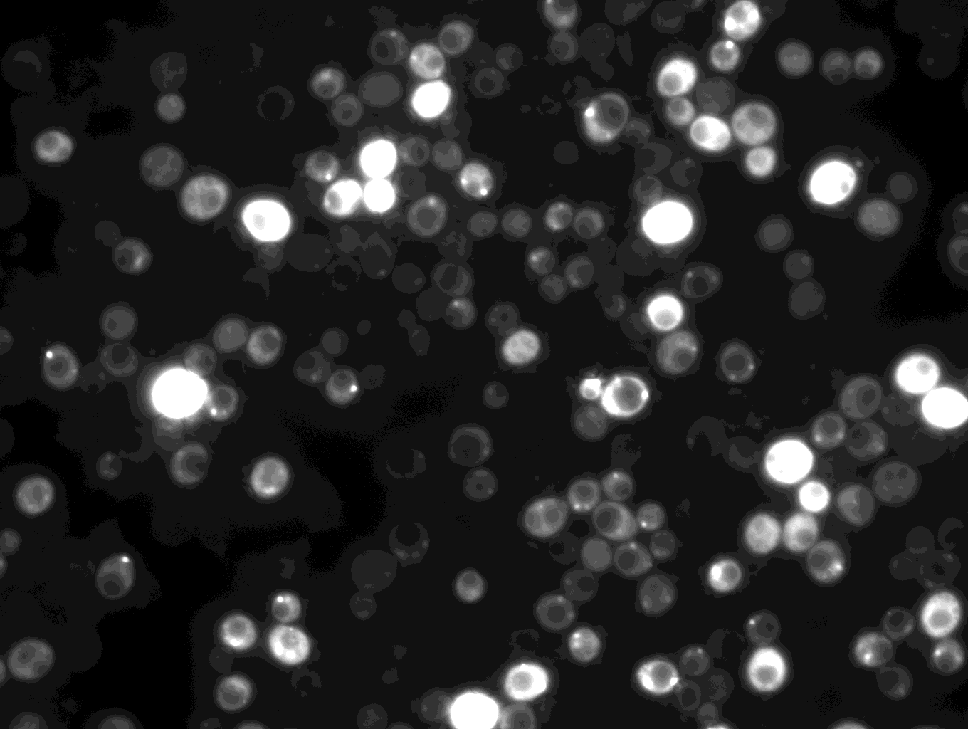
#> input picture 2 quarter/13901.tif, 968 x 729 px, shrunk from 1360 x 1024 before the run
$ python H09ImageAsArrays.py
#> lines starting #> are read from the running program, lines starting #| are printed output that depends on the picture

import numpy as np
import matplotlib.pyplot as plt
import random
from skimage import io

def singleDot():
    """creates a 2D numpy array "single_dot" with all values corresponding to 0
    assigns the X10 Y10 element the value of 1
    renders the array in a greyscale"""
    single_dot = np.zeros((20,20))
    single_dot[10,10] = 1
    return single_dot
def randomDots():
    """creates a 2D numpy array "random_dots" with all values corresponding to 0
    loops through every pixel and assigns them a random integer between 0 and 255
    renders the array in a greyscale"""
    random_dots = np.zeros((20,20))
    for x in range(20):
        for y in range(20):
            random_dots[x, y] = random.randrange(0,255)
    print(random_dots)
    return random_dots

#reads the url via skimage
image = io.imread('13901.tif')
#> image is the input picture: shape (729, 968) uint16; min 194, max 4095, mean 719.9
#confirms shape and image type
print(image.shape)
#| (729, 968)
print(type(image))
#| <class 'numpy.ndarray'>

def crop_image(image, r1, r2, c1, c2):
    """this function crops the image to the specified dimensions r1, r2, c1, c2"""
#> called with r1 = 100, r2 = 300, c1 = 100, c2 = 300
    return image[r1:r2, c1:c2]
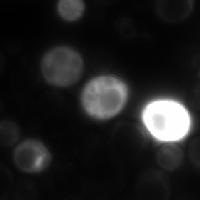
#> returned value: shape (200, 200) uint16; min 224, max 4095, mean 702; drawn with min black and max white
#new array made from the returned cropped "image" array
cropped = crop_image(image, 100, 300, 100, 300)

#adds a number 5 to the original array?
image = image + 5

#renders the image
plt.imshow(singleDot(), cmap='gray')
plt.show()
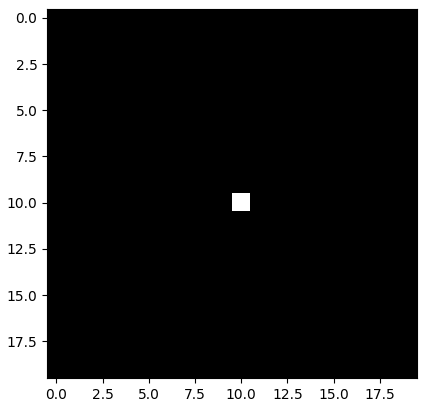
#> figure drawn by matplotlib, 1 panel
plt.imshow(randomDots(), cmap='gray')
plt.show()
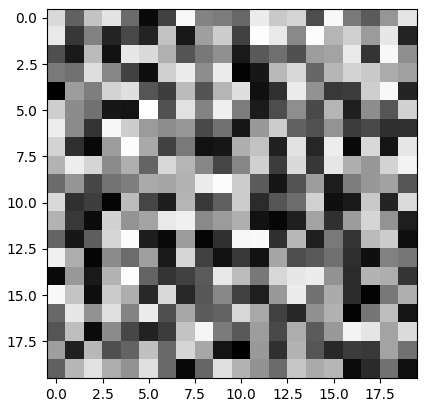
#> figure drawn by matplotlib, 1 panel
plt.imshow(cropped, cmap='gray')
plt.axis('off')
plt.show()
